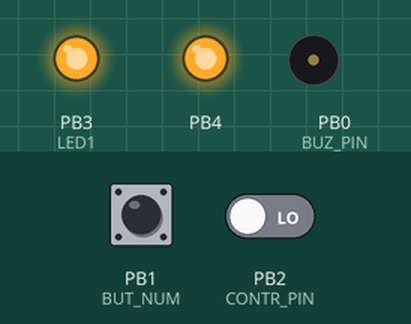
Bench run of a program on a simulated ATtiny13, built with avr-gcc and emulated at 9.6 MHz. On the bench: output pins drawn as LEDs (lit = HIGH), buzzer (waves = sounding, pin HIGH). Dashed ring = blinking. The test bench sets the inputs (shaded band); at power-on: PB2 (CONTR_PIN) LOW, PB1 (BUT_NUM) HIGH. EEPROM starts erased.

Above: at 1.9 s.
2.0 s: PB2 (CONTR_PIN) driven HIGH
At 3.1 s:
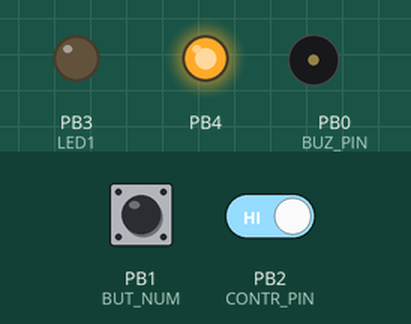
5.0 s: PB1 (BUT_NUM) pulled LOW for 3.2 s
At 6.83 s:
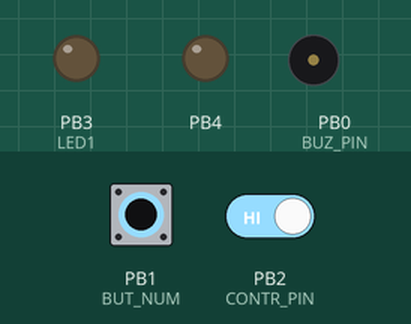
9.7 s: PB1 (BUT_NUM) pulled LOW for 0.15 s
At 10.0 s:
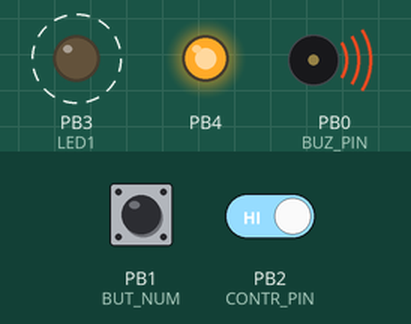
12.7 s: PB1 (BUT_NUM) pulled LOW for 1 s
At 13.85 s:
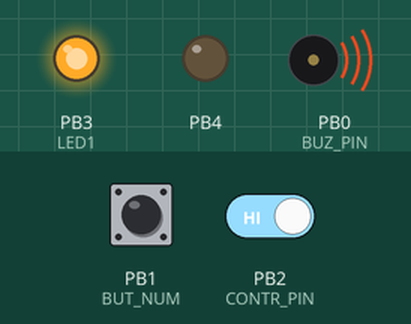
15.7 s: PB1 (BUT_NUM) driven LOW and PB2 (CONTR_PIN) driven LOW
At 17.7 s:
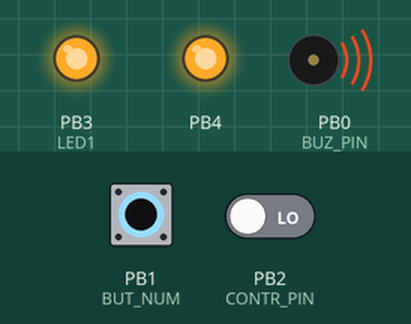
Timing chart, 0 to 19.4 s (numbered marks = the images above; inputs shaded):
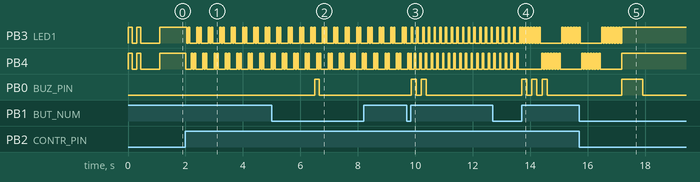

The program:

Stroboskop.c
```c
/*
 * Stroboskop.c
 *
 * Created: 15.06.2013 17:30:32
 *  Author: Pashgan
 */


#include <avr/io.h>
#include <avr/interrupt.h>
#include <avr/eeprom.h>
#include "button.h"
#include "led.h"
#include "buzzer.h"

#define F_CPU 9600000UL
#include <util/delay.h>

#define TIM_PERIOD_MS    10UL
#define TIM_PRE          1024UL
#define TIM_OCR_VALUE    ((TIM_PERIOD_MS*F_CPU)/(TIM_PRE*1000)-1)

#define REG_NORMAL 0
#define REG_STROBO 1
#define LED_PROG_MASK  0x07

#define CONTR_PINX      PINB
#define CONTR_PIN       2

but_state_t button;
volatile uint8_t tim0_comp_flag;
uint8_t strob_regime;
uint8_t count_led_prog;

uint8_t strob_regime_eep EEMEM = 0;
uint8_t count_led_prog_eep EEMEM = 0;

extern uint8_t count_rep;
extern uint8_t buz_state;
extern uint8_t pin;

int main(void)
{
	/*LED_Init();
	BUZ_Init();*/
	DDRB  = (1<<LED1)|(1<<LED2)|(1<<BUZ_PIN)|(0<<BUT_NUM)|(0<<CONTR_PIN);
	PORTB = (0<<LED1)|(0<<LED2)|(0<<BUZ_PIN)|(1<<BUT_NUM)|(0<<CONTR_PIN);

    /*ìîðãàåì ñâåòîäèîäàìè ïåðåä çàïóñêîì óñòðîéñòâà*/
    for(uint8_t i = 0; i < 4; i++){
	   LED_Toggle();
	   _delay_ms(150);
	}


    /*çàãðóæàåì íà÷àëüíûå óñòàíîâêè:
	 - ðåæèì
	 - ïîñëåäíÿÿ ïðîãà*/

	strob_regime = eeprom_read_byte(&strob_regime_eep);
	_delay_ms(500);
	count_led_prog = eeprom_read_byte(&count_led_prog_eep);

	if (strob_regime == REG_STROBO){
	   LED_Start(count_led_prog);
	}
	else{
		LED_On();
	}

    //button = BUT_NO_PRESS;
	//BUT_Init();

	/*èíèöèàëèçàöèÿ òàéìåðà Ò0. ïåðèîä 10ìñ.*/
	TCCR0A = (1<<WGM01)|(0<<WGM00);
	TCCR0B = (0<<WGM02)|(1<<CS02)|(0<<CS01)|(1<<CS00);
	OCR0A  = TIM_OCR_VALUE;
	TIMSK0 = (1<<OCIE0A);
	//tim0_comp_flag = 0;

	sei();
    while(1)
    {
	   if (tim0_comp_flag){
		   tim0_comp_flag = 0;

				   /*ïðè ïîÿâëåíèè óïð. ñèãíàëà, çàïóñêàåì ïåðâûé ðåæèì*/
				   if (strob_regime == REG_NORMAL){
					  if ((CONTR_PINX & (1<<CONTR_PIN))){
						 LED_Start(0);
					  }
					  else{
						  if (count_rep > 0){
						     LED_Stop();
						  }
					  }
				   }

				   button = BUT_Debrief();

				   /*åñëè íàæàòèå äëèòåëüíîå, òî ïåðåêë. â äðóãîé ðåæèì*/
				   if (button == BUT_LONG_PRESS){
					   if (strob_regime){
						   strob_regime = REG_NORMAL;
						   LED_Stop();
						   BUZ_Start(0, 75);
					   }
					   else{
						   strob_regime = REG_STROBO;
						   LED_Start(count_led_prog);
						   BUZ_Start(count_led_prog, 18);
					   }
					   eeprom_write_byte(&strob_regime_eep, strob_regime);
				   }

				   /*åñëè êîðîòêîå íàæàòèå è ðåæèì ñòðîáîñêîïà, ïåðåêë. ïðîãðàììó*/
				   if (button == BUT_RELEASE){
					   if (strob_regime == REG_STROBO){
						   /*c÷åò÷èê ïðîãðàìì*/
						   count_led_prog++;
						   if (count_led_prog == LED_PROG_NUM){
							   count_led_prog = 0;
						   }
						   LED_Start(count_led_prog);
						   BUZ_Start(count_led_prog, 18);
						   eeprom_write_byte(&count_led_prog_eep, count_led_prog);
					   }
				   }

				   LED_Contr();
				   BUZ_Contr();

	   }
    }
	return 0;
}

ISR(TIM0_COMPA_vect)
{
   tim0_comp_flag = 1;
}
```

button.c
```c
#include "button.h"

#define BUT_THRESHOLD      5
#define BUT_LONG_THRESHOLD 150
#define BUT_COUNT_MAX      170

but_state_t but_state;

void BUT_Init(void)
{
	/*BUT_PORTX |= (1<<BUT_NUM);
	BUT_DDRX &= ~(1<<BUT_NUM);
	but_state = BUT_NO_PRESS;*/
}


but_state_t BUT_Debrief(void)
{
	static but_state_t buf = BUT_NO_PRESS;
	static uint8_t count = 0;

	but_state_t but_state = BUT_NO_PRESS;

	if (!(BUT_PINX & (1<<BUT_NUM))){
	   if (count < BUT_COUNT_MAX) {
		   count++;
		   if (count > BUT_THRESHOLD){
			   buf = BUT_PRESSED;
			   if (count > BUT_LONG_THRESHOLD){
				   buf = BUT_LONG_PRESS;
				   count = BUT_COUNT_MAX + 10;
			   }
			   but_state = buf;
	       }
	   }
	}
	else{
	   count = 0;
	   if (buf == BUT_PRESSED){
	      but_state = BUT_RELEASE;
	   }
       buf = BUT_NO_PRESS;
	}

	/*uint8_t tmp = but_state;
	but_state = BUT_NO_PRESS;
	return tmp;	*/

	return but_state;
}
```

button.h
```c
#ifndef BUTTON_H
#define BUTTON_H

#include <avr/io.h>

#define BUT_PORTX  PORTB
#define BUT_DDRX   DDRB
#define BUT_PINX   PINB
#define BUT_NUM    1

enum but_state {BUT_NO_PRESS, BUT_PRESSED, BUT_RELEASE, BUT_LONG_PRESS};
typedef enum but_state but_state_t;

void BUT_Init(void);
but_state_t BUT_Debrief(void);

#endif //BUTTON_H
```

buzzer.c
```c
#include "buzzer.h"

volatile uint8_t buz_state;
volatile uint8_t pin;
static uint8_t duration, duration_buf;
static uint8_t cycle;


void BUZ_Start(uint8_t num, uint8_t dur)
{
   //pin = 1;
   BUZ_PORTX |= (1<<BUZ_PIN);
   cycle = (num + 1)<<1;
   duration_buf = dur;
   duration = dur;
   buz_state = 1;
}


/*void BUZ_Sound(void)
{
	if (buz_state){
			if (pin){
				BUZ_PORTX ^= (1<<BUZ_PIN);
			}
			else{
				BUZ_PORTX &= ~(1<<BUZ_PIN);
			}
	}
}*/

void BUZ_Contr(void)
{
	if (buz_state){
		duration--;
		if (!duration){
		      duration = duration_buf;
		      BUZ_PORTX ^= (1<<BUZ_PIN);
			  //pin ^= 1;
     		  cycle--;
			  if (!cycle){
			     buz_state = 0;
				 BUZ_PORTX &= ~(1<<BUZ_PIN);
			  }

		}
	}
}
```

buzzer.h
```c
#ifndef BUZZER_H
#define BUZZER_H

#include <avr/io.h>
#include <stdint.h>

#define BUZ_PORTX   PORTB
#define BUZ_DDRX    DDRB
#define BUZ_PIN     0

#define BUZ_Init()  do{	BUZ_DDRX |= (1<<BUZ_PIN); BUZ_PORTX &= ~(1<<BUZ_PIN); }while(0)

void BUZ_Start(uint8_t num, uint8_t dur);
void BUZ_Contr(void);
//void BUZ_Sound(void);


#endif //BUZZER_H
```

led.c
```c
#include "led.h"

#define LED1_ON  (1<<LED1)
#define LED2_ON  (1<<LED2)
#define LED1_OFF  0
#define LED2_OFF  0
#define REPEAT    0xff
#define NULL      (uint8_t*)0

#define AMOUNT_LED_PROG 8

static uint8_t num_prog = 0;
static uint8_t led_index = 0;
static uint8_t led_state = 0;
static uint16_t count = 0;
static const uint8_t* pLedProg;

uint8_t count_rep = 0;

const uint8_t led_pr2[] PROGMEM =
{
	LED1_ON |LED2_OFF, 5,
	LED1_OFF|LED2_OFF , 5,
	LED1_OFF |LED2_ON, 5,
	LED1_OFF|LED2_OFF , 5,
	REPEAT
};

const uint8_t led_pr1[] PROGMEM =
{
	LED1_ON |LED2_OFF , 5,
	LED1_OFF|LED2_OFF , 5,
	LED1_ON |LED2_OFF , 5,
	LED1_OFF|LED2_OFF , 5,
	LED1_OFF|LED2_ON  , 5,
	LED1_OFF|LED2_OFF , 5,
	LED1_OFF|LED2_ON  , 5,
	LED1_OFF|LED2_OFF , 5,
	REPEAT
};

const  uint8_t led_pr3[] PROGMEM =
{
	LED1_ON |LED2_OFF , 5,
	LED1_OFF|LED2_OFF , 5,
	LED1_ON |LED2_OFF , 5,
	LED1_OFF|LED2_OFF , 5,
	LED1_ON |LED2_OFF  , 5,
	LED1_OFF|LED2_OFF , 5,
	LED1_ON |LED2_OFF  , 5,
	LED1_OFF|LED2_OFF , 5,
	LED1_ON |LED2_OFF , 5,
	LED1_OFF|LED2_OFF , 5,
	LED1_ON |LED2_OFF , 5,
	LED1_OFF|LED2_OFF , 5,
	LED1_ON |LED2_OFF  , 5,
	LED1_OFF|LED2_OFF , 5,

	LED1_OFF|LED2_ON , 5,
	LED1_OFF|LED2_OFF , 5,
	LED1_OFF|LED2_ON , 5,
	LED1_OFF|LED2_OFF , 5,
	LED1_OFF|LED2_ON  , 5,
	LED1_OFF|LED2_OFF , 5,
	LED1_OFF|LED2_ON  , 5,
	LED1_OFF|LED2_OFF , 5,
	LED1_OFF|LED2_ON , 5,
	LED1_OFF|LED2_OFF , 5,
	LED1_OFF|LED2_ON , 5,
	LED1_OFF|LED2_OFF , 5,
	LED1_OFF|LED2_ON  , 5,
	LED1_OFF|LED2_OFF , 5,

	REPEAT
};


const uint8_t led_pr4[] PROGMEM =
{
	LED1_ON |LED2_OFF , 5,
	LED1_OFF|LED2_OFF , 5,
	LED1_ON |LED2_OFF , 5,
	LED1_OFF|LED2_OFF , 25,
	LED1_OFF|LED2_ON  , 5,
	LED1_OFF|LED2_OFF , 5,
	LED1_OFF|LED2_ON  , 5,
	LED1_OFF|LED2_OFF , 5,
	REPEAT
};

const uint8_t led_pr5[] PROGMEM =
{
	LED1_ON |LED2_OFF , 5,
	LED1_OFF|LED2_OFF , 5,
	LED1_ON |LED2_OFF , 5,
	LED1_OFF|LED2_OFF , 5,
	LED1_OFF|LED2_ON  , 5,
	LED1_OFF|LED2_OFF , 5,
	LED1_OFF|LED2_ON  , 5,
	LED1_OFF|LED2_OFF , 25,
	LED1_OFF|LED2_ON  , 5,
	LED1_OFF|LED2_OFF , 5,
	LED1_OFF|LED2_ON  , 5,
	LED1_OFF|LED2_OFF , 5,
	LED1_ON |LED2_OFF , 5,
	LED1_OFF|LED2_OFF , 5,
	LED1_ON |LED2_OFF , 5,
	LED1_OFF|LED2_OFF , 25,
	REPEAT
};

const uint8_t led_pr6[] PROGMEM =
{
	LED1_ON |LED2_OFF , 4,
	LED1_OFF|LED2_OFF , 4,
	LED1_ON |LED2_OFF , 4,
	LED1_OFF|LED2_OFF , 12,
	LED1_ON |LED2_OFF , 4,
	LED1_OFF|LED2_OFF , 4,
	LED1_ON |LED2_OFF , 4,
	LED1_OFF|LED2_OFF , 12,
	LED1_ON |LED2_OFF  , 4,
	LED1_OFF|LED2_OFF , 4,
	LED1_ON |LED2_OFF  , 4,
	LED1_OFF|LED2_OFF , 4,
	LED1_ON |LED2_ON  , 4,
	LED1_OFF|LED2_OFF , 4,
	LED1_ON |LED2_ON  , 4,
	LED1_OFF|LED2_OFF , 4,
	LED1_OFF|LED2_ON , 4,
	LED1_OFF|LED2_OFF , 4,
	LED1_OFF|LED2_ON , 4,
	LED1_OFF|LED2_OFF , 12,
	LED1_OFF|LED2_ON  , 4,
	LED1_OFF|LED2_OFF , 4,
	LED1_OFF|LED2_ON  , 4,
	LED1_OFF|LED2_OFF , 12,
	LED1_OFF |LED2_ON  , 4,
	LED1_OFF|LED2_OFF , 4,
	LED1_OFF |LED2_ON  , 4,
	LED1_OFF|LED2_OFF , 4,
	LED1_ON |LED2_ON  , 4,
	LED1_OFF|LED2_OFF , 4,
	LED1_ON |LED2_ON  , 4,
	LED1_OFF|LED2_OFF , 4,


	REPEAT
};

const uint8_t led_pr7[] PROGMEM =
{
	LED1_ON |LED2_ON, 5,
	LED1_OFF|LED2_OFF , 5,
	LED1_ON |LED2_ON, 5,
	LED1_OFF|LED2_OFF , 5,
	LED1_ON |LED2_ON, 5,
	LED1_OFF|LED2_OFF , 5,
	LED1_ON |LED2_ON, 5,
	LED1_OFF|LED2_OFF , 25,

	REPEAT
};


/*const uint8_t led_empty[] PROGMEM =
{
	LED1_OFF |LED2_OFF , 10,
	REPEAT
};*/

const uint8_t* const led_prog[] PROGMEM =
{
	led_pr1,
	led_pr2,
	led_pr3,
	led_pr4,
	led_pr5,
    led_pr6,
	led_pr7,
};


void LED_Start(uint8_t num)
{
	//if (num < LED_PROG_NUM){
	   if((num == num_prog) && (led_state)){
		   return;
	   }
	   num_prog = num;
	   pLedProg = (uint8_t *)pgm_read_word(&led_prog[num]);
       led_index = 0;
       count = 0;
	   count_rep = 0;
       led_state = 1;
	//}
}

void LED_Stop(void)
{
   led_state = 0;
   LED_PORTX |= (1<<LED1)|(1<<LED2);
}

void LED_Contr(void)
{
	uint8_t tmp;
	uint8_t port;

	if (led_state)	{
		if (!count) {

			tmp = pgm_read_byte(&pLedProg[led_index++]);
			if (tmp == REPEAT){
				if (count_rep < 255) {
					count_rep++;
				}
				led_index = 0;
				tmp = pgm_read_byte(&pLedProg[led_index++]);
			}

			port = LED_PORTX & (~((1<<LED1)|(1<<LED2)));
			port |= tmp;
			LED_PORTX = port;

			count = (pgm_read_byte(&pLedProg[led_index++]) - 1);
		}
		else{
		   count--;
		}

	}
}
```

led.h
```c
#ifndef LED_H
#define LED_H

#include <avr/io.h>
#include <stdint.h>
#include <avr/pgmspace.h>

#define LED_PORTX PORTB
#define LED_DDRX  DDRB
#define LED1     3
#define LED2     4

#define LED_PROG_NUM 7

#define LED_On()      do{LED_PORTX |= (1<<LED1)|(1<<LED2); }while(0)
#define LED_Off()     do{LED_PORTX &= ~((1<<LED1)|(1<<LED2));}while(0)
#define LED_Toggle()  do{LED_PORTX ^= (1<<LED1)|(1<<LED2); }while(0)
#define LED_Init()    do{LED_DDRX |= (1<<LED1)|(1<<LED2); LED_PORTX &= ~((1<<LED1)|(1<<LED2));}while(0)

void LED_Start(uint8_t num);
void LED_Contr(void);
void LED_Stop(void);


#endif //LED_H
```

Measured:
- after the input at 2.0 s, PB3 (LED1): HIGH → LOW after 0.05 s, then repeats every 0.40 s: HIGH 0.05 s, LOW 0.25 s, HIGH 0.05 s, LOW 0.05 s; PB4: HIGH → LOW at once, then repeats every 0.40 s: HIGH 0.05 s, LOW 0.05 s, HIGH 0.05 s, LOW 0.25 s
- after the input at 5.0 s, PB0 (BUZ_PIN): LOW → HIGH after 1.5 s, → LOW 0.17 s later
- after the input at 9.7 s, PB0 (BUZ_PIN): alternates HIGH for 0.17 s and LOW for 0.18 s, 4 changes in all, then stays LOW, starting after 0.16 s
- after the input at 12.7 s, PB0 (BUZ_PIN): alternates HIGH for 0.18 s and LOW for 0.18 s, 6 changes in all, then stays LOW, starting after 1.0 s
- after the input at 15.7 s, PB4: goes on until 17.2 s, then stays HIGH; PB0 (BUZ_PIN): LOW → HIGH after 1.5 s, → LOW 0.73 s later
